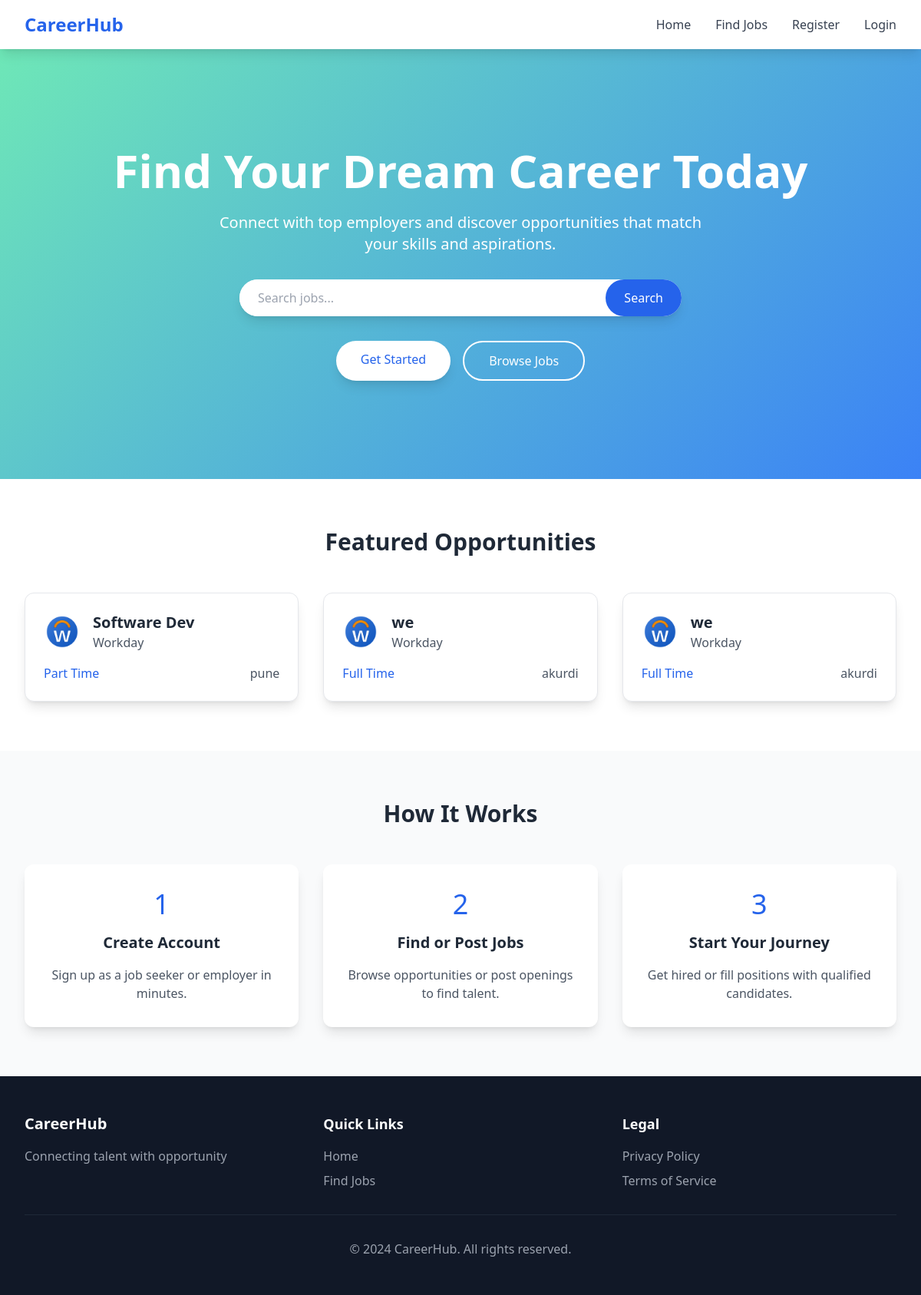
The page / on the database its author committed.
### hub_apps/jobs/models.py (models this page shows, shortened)
class Job(models.Model):
    JOB_TYPE_CHOICES = [
        ('Full Time', 'Full Time'),
        ('Part Time', 'Part Time'),
        ('Freelance', 'Freelance'),
        ('Internship', 'Internship'),
    ]
    title = models.CharField(max_length=225)
    company = models.CharField(max_length=225)
    location = models.CharField(max_length=225)
    job_type = models.CharField(max_length=225, choices=JOB_TYPE_CHOICES, default='Full Time')
    salary = models.DecimalField(max_digits=10, decimal_places=2, null=True, blank=True)
    description = models.TextField()
    created_at = models.DateTimeField(auto_now_add=True)
    updated_at = models.DateTimeField(auto_now=True)
    posted_by = models.ForeignKey(settings.AUTH_USER_MODEL, on_delete=models.CASCADE)
    is_active = models.BooleanField(default=True)

### hub_apps/authentication/models.py (models this page shows, shortened)
class CustomUser(AbstractUser):
    is_recruiter = models.BooleanField(default=False)
    phone = models.CharField(max_length=15,blank=True,null=True)
    profile_picture = models.ImageField(upload_to="profile_pics/",blank=True,null=True)

### carrerhub/views.py (the view)
# urls.py: 2. Add a URL to urlpatterns:  path('', views.home, name='home')
def home(request):
    leatest_job = Job.objects.all()[:3]
    return render(request,'index.html',{'featured_jobs':leatest_job})

### templates/index.html (shortened to what this page needs)
{% extends 'base.html' %}
{% block content %}
    <div class="gradient-bg text-white py-20 md:py-32">
        <div class="max-w-7xl mx-auto px-4 sm:px-6 lg:px-8 text-center">
            <h1 class="text-4xl md:text-6xl font-bold mb-6 animate-fade-in">Find Your Dream Career Today</h1>
            <p class="text-lg md:text-xl mb-8 max-w-2xl mx-auto">Connect with top employers and discover opportunities that match your skills and aspirations.</p>
            <form action="{% url 'list_jobs' %}" method="GET" class="max-w-xl mx-auto mb-8">
                <div class="flex items-center bg-white rounded-full shadow-lg">
                    <input type="text" name="q" placeholder="Search jobs..." class="flex-1 px-6 py-3 rounded-full focus:outline-none text-gray-700">
                    <button type="submit" class="bg-blue-600 text-white px-6 py-3 rounded-full hover:bg-blue-700 transition">Search</button>
                </div>
            </form>
            <div class="flex flex-wrap justify-center gap-4">
                {% if user.is_authenticated %}
                {% if user.is_recruiter%}
                <a href="{% url 'post_job' %}" class="bg-white text-blue-600 px-8 py-3 rounded-full font-medium hover:bg-blue-50 transition shadow-lg">Post Jobs</a>
                {%else%}
                <a href="{% url 'list_jobs' %}" class="bg-transparent border-2 border-white text-white px-8 py-3 rounded-full font-medium hover:bg-white hover:text-blue-600 transition">Browse Jobs</a>
                {%endif%}
                {% else %}
                <a href="{% url 'register' %}" class="bg-white text-blue-600 px-8 py-3 rounded-full font-medium hover:bg-blue-50 transition shadow-lg">Get Started</a>
                <a href="{% url 'list_jobs' %}" class="bg-transparent border-2 border-white text-white px-8 py-3 rounded-full font-medium hover:bg-white hover:text-blue-600 transition">Browse Jobs</a>
                {% endif %}
            </div>
        </div>
    </div>
    <section class="py-16 bg-white">
        <div class="max-w-7xl mx-auto px-4 sm:px-6 lg:px-8">
            <h2 class="text-3xl font-bold text-center mb-12 text-gray-800">Featured Opportunities</h2>
            <div class="grid grid-cols-1 md:grid-cols-3 gap-8">
                {% block featured_jobs %}
                {% for job in featured_jobs %}
                    <div class="bg-white rounded-xl shadow-lg hover:shadow-xl transition p-6 border border-gray-200">
                        <div class="flex items-center space-x-4 mb-4">
                            <img src="{{ job.posted_by.profile_picture.url }}" alt="{{ job.company_name }}" class="w-12 h-12 rounded-full">
                            <div>
                                <h3 class="text-xl font-semibold text-gray-800">{{ job.title }}</h3>
                                <p class="text-gray-600">{{ job.company }}</p>
                            </div>
                        </div>
                        <div class="flex justify-between items-center">
                            <span class="text-blue-600 font-medium">{{ job.job_type }}</span>
                            <span class="text-gray-600">{{ job.location }}</span>
                        </div>
                    </div>
                {% empty %}
                    <p class="text-center col-span-3 text-gray-600">No featured jobs available at the moment.</p>
                {% endfor %}
                {% endblock %}
            </div>
        </div>
    </section>
    <section class="py-16 bg-gray-50">
        <div class="max-w-7xl mx-auto px-4 sm:px-6 lg:px-8 text-center">
            <h2 class="text-3xl font-bold mb-12 text-gray-800">How It Works</h2>
            <div class="grid grid-cols-1 md:grid-cols-3 gap-8">
                <div class="bg-white rounded-xl p-8 shadow-lg">
                    <div class="text-blue-600 text-4xl mb-4">1</div>
                    <h3 class="text-xl font-semibold mb-4 text-gray-800">Create Account</h3>
                    <p class="text-gray-600">Sign up as a job seeker or employer in minutes.</p>
                </div>
                <div class="bg-white rounded-xl p-8 shadow-lg">
                    <div class="text-blue-600 text-4xl mb-4">2</div>
                    <h3 class="text-xl font-semibold mb-4 text-gray-800">Find or Post Jobs</h3>
                    <p class="text-gray-600">Browse opportunities or post openings to find talent.</p>
                </div>
                <div class="bg-white rounded-xl p-8 shadow-lg">
                    <div class="text-blue-600 text-4xl mb-4">3</div>
                    <h3 class="text-xl font-semibold mb-4 text-gray-800">Start Your Journey</h3>
                    <p class="text-gray-600">Get hired or fill positions with qualified candidates.</p>
                </div>
            </div>
        </div>
    </section>
{% endblock %}

### templates/base.html (style rules this page uses)
.gradient-bg { background: linear-gradient(135deg, #6EE7B7 0%, #3B82F6 100%); }

### rows shown on the page
Job: posted_by.profile_picture (picture), title "Software Dev", company "Workday", job_type "Part Time", location "pune"
Job: posted_by.profile_picture (picture), title "we", company "Workday", job_type "Full Time", location "akurdi"
Job: posted_by.profile_picture (picture), title "we", company "Workday", job_type "Full Time", location "akurdi"
